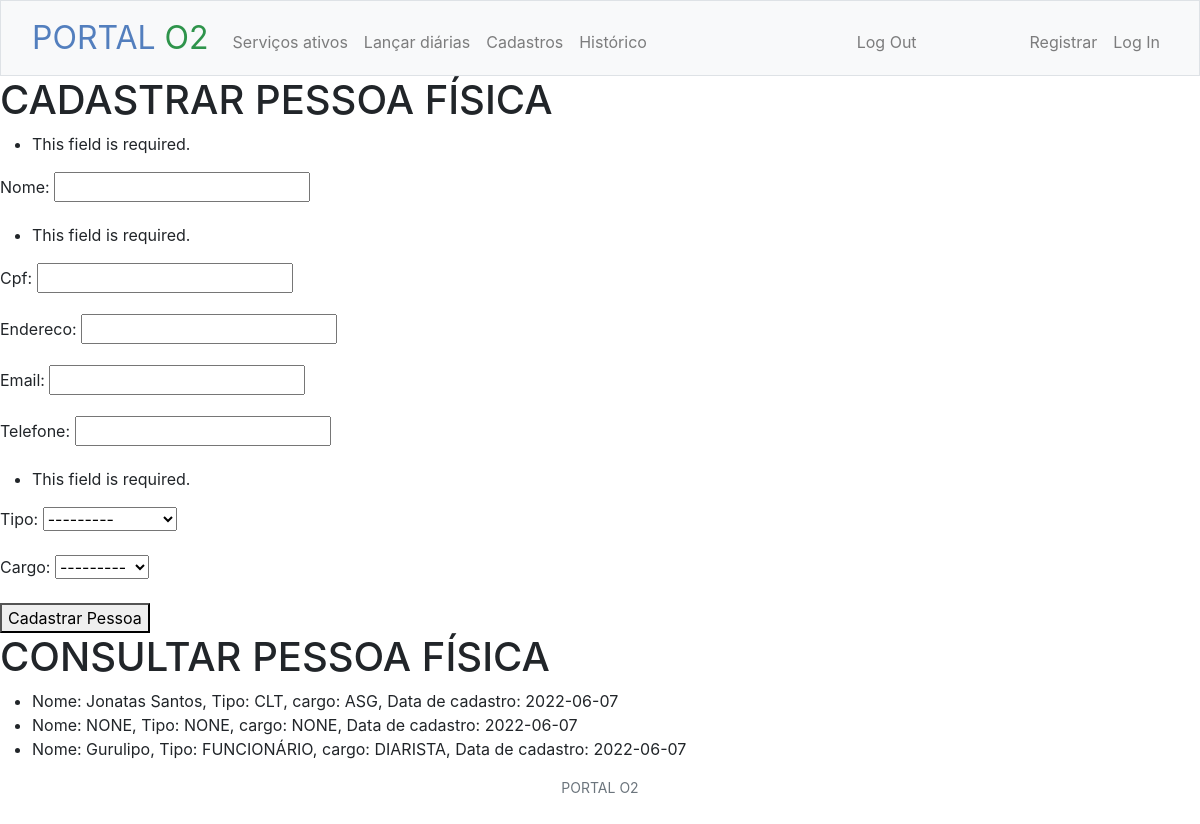
/pessoafisica (signed in), run on the app's committed database.
### O2site/models.py (models this page shows)
class PessoaFisica(models.Model):
    PF_TIPO = (
        ("CLIENTE", "CLIENTE"),
        ("FUNCIONÁRIO", "FUNCIONÁRIO"),
     )
    PF_CARGO = (
        ("CLT", "CLT"),
        ("DIARISTA", "DIARISTA"),
        ("CLIENTE", "CLIENTE"),
     )
    nome = models.CharField(blank=False, max_length=100)
    cpf = models.CharField(blank=False, max_length=20)
    endereco = models.CharField(blank=True, max_length=200)
    email = models.CharField(blank=True, max_length=50)
    telefone = models.CharField(blank=True, max_length=20)
    tipo = models.CharField(blank=False, choices=PF_TIPO, null=False, max_length=20) # cliente, funcionário, etc
    cargo = models.CharField(blank=True, choices=PF_CARGO, null=True, max_length=20) # ASG
    cadastro = models.DateField(auto_now_add=True)
    def __str__(self):
        return f"Nome: {self.nome}, Tipo: {self.tipo}, cargo: {self.cargo}, Data de cadastro: {self.cadastro}"

### O2site/views.py (the view)
# urls.py: path("pessoafisica", views.pessoafisica, name="pessoafisica"),
@login_required(login_url='login')
def pessoafisica(request):
    form = forms.PessoaFisica(request.POST)
    if form.is_valid():
        print(form.cleaned_data)
        form.save()
        return HttpResponseRedirect('pessoafisica')
    return render(request, "pfisica.html", {"form":form, "pessoas":PessoaFisica.objects.all()})

### O2site/forms.py
class PessoaFisica(forms.ModelForm):
    class Meta:
        model = models.PessoaFisica
        fields = "__all__"

### O2site/templates/pfisica.html (shortened to what this page needs)
{% extends "layout.html" %}
{% block main %}
<div>
    <h1>CADASTRAR PESSOA FÍSICA</h1>
    <div>
        <form method="POST">
            {{ form.as_p }}
         <button type="submit" class="btn-btn">Cadastrar Pessoa</button>
        </form>
     </div>
        <div>
            <h1>CONSULTAR PESSOA FÍSICA</h1>
            <div style="flex">
                <ul style="align-items:center">
                    {% for pessoa in pessoas %}
                    <li> {{ pessoa }} </li>
                    {% endfor %}
                </ul>
            </div>
        </div>
</div>
        {% endblock %}

### data on the page
PessoaFisica: nome+tipo+cargo "Nome: Jonatas Santos, Tipo: CLT, cargo: ASG, Data de cadastro: 2022-06-07"
PessoaFisica: nome+tipo+cargo "Nome: NONE, Tipo: NONE, cargo: NONE, Data de cadastro: 2022-06-07"
PessoaFisica: nome+tipo+cargo "Nome: Gurulipo, Tipo: FUNCIONÁRIO, cargo: DIARISTA, Data de cadastro: 2022-06-07"
